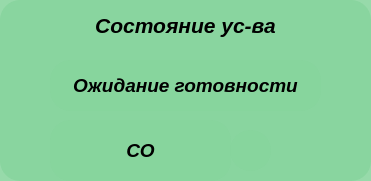
     <widget class="QFrame" name="frame_12">
      <property name="geometry">
       <rect>
        <x>20</x>
        <y>460</y>
        <width>371</width>
        <height>181</height>
       </rect>
      </property>
      <property name="styleSheet">
       <string notr="true">background-color: rgba(135, 212, 157,220); border-radius: 20</string>
      </property>
      <property name="frameShape">
       <enum>QFrame::StyledPanel</enum>
      </property>
      <property name="frameShadow">
       <enum>QFrame::Raised</enum>
      </property>
      <widget class="QLabel" name="label_96">
       <property name="geometry">
        <rect>
         <x>60</x>
         <y>10</y>
         <width>251</width>
         <height>31</height>
        </rect>
       </property>
       <property name="font">
        <font>
         <family>Arial</family>
         <pointsize>16</pointsize>
         <weight>75</weight>
         <italic>true</italic>
         <bold>true</bold>
        </font>
       </property>
       <property name="styleSheet">
        <string notr="true">background-color: rgba(135, 212, 157,0); border-radius: 20</string>
       </property>
       <property name="text">
        <string>Состояние ус-ва</string>
       </property>
       <property name="alignment">
        <set>Qt::AlignCenter</set>
       </property>
      </widget>
      <widget class="QLabel" name="label_41">
       <property name="geometry">
        <rect>
         <x>230</x>
         <y>130</y>
         <width>41</width>
         <height>41</height>
        </rect>
       </property>
       <property name="text">
        <string/>
       </property>
       <property name="pixmap">
        <pixmap resource="newprefix.qrc">:/newPrefix/png/blue-led-on.png</pixmap>
       </property>
       <property name="scaledContents">
        <bool>true</bool>
       </property>
      </widget>
      <widget class="QLabel" name="label_52">
       <property name="geometry">
        <rect>
         <x>50</x>
         <y>120</y>
         <width>181</width>
         <height>61</height>
        </rect>
       </property>
       <property name="font">
        <font>
         <family>Arial</family>
         <pointsize>14</pointsize>
         <weight>75</weight>
         <italic>true</italic>
         <bold>true</bold>
        </font>
       </property>
       <property name="styleSheet">
        <string notr="true">background-color: rgba(135, 212, 157,220); border-radius: 20</string>
       </property>
       <property name="text">
        <string>СО</string>
       </property>
       <property name="alignment">
        <set>Qt::AlignCenter</set>
       </property>
      </widget>
      <widget class="QLabel" name="label_55">
       <property name="geometry">
        <rect>
         <x>50</x>
         <y>60</y>
         <width>271</width>
         <height>51</height>
        </rect>
       </property>
       <property name="font">
        <font>
         <family>Arial</family>
         <pointsize>14</pointsize>
         <weight>75</weight>
         <italic>true</italic>
         <bold>true</bold>
        </font>
       </property>
       <property name="styleSheet">
        <string notr="true">background-color: rgba(135, 212, 157,220); border-radius: 20

</string>
       </property>
       <property name="text">
        <string>Ожидание готовности</string>
       </property>
       <property name="alignment">
        <set>Qt::AlignCenter</set>
       </property>
      </widget>
     </widget>
